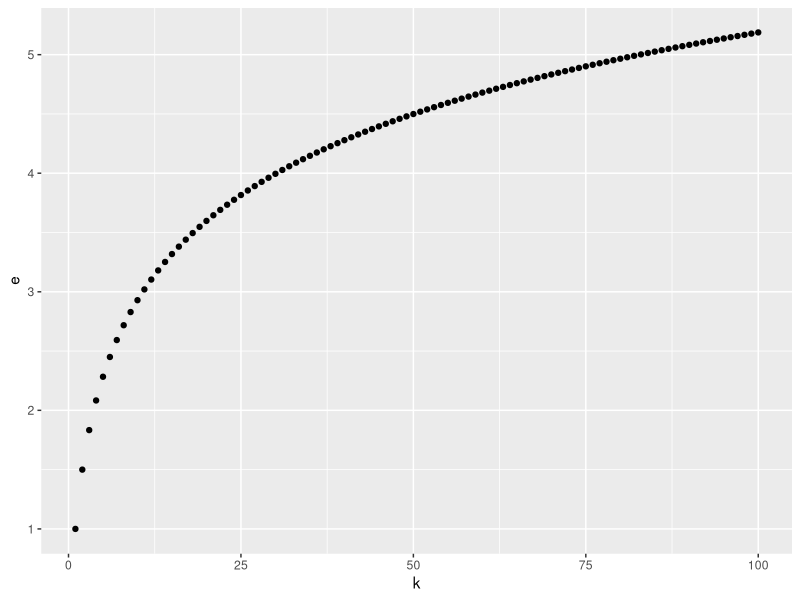

Recreate this plot in R.
## ---- chunk 1
knitr::opts_chunk$set(echo = TRUE)
## ---- chunk 2
end <- 10
trials <- 100000
hop_vec <- integer(trials)

for (i in seq_len(trials)) {
  frog <- 0
  hops <- 0
  while (frog < end) {
    front <- (frog + 1):end
    frog <- front[sample(length(front), size = 1)]
    hops <- hops + 1
  }
  hop_vec[i] <- hops
}

avg <- mean(hop_vec)

head(hop_vec, 100)
## ---- chunk 3
k_mat <- function(k) {
  mat <- matrix(data = numeric((k+1)^2), nrow = k+1,
                dimnames = list(0:k, 0:k))
  for (i in seq_len(k)) {
    mat[i, ] <- c(rep(0, i), rep(1/(k+1-i), k+1-i))
  }
  mat[k+1,k+1] <- 1
  # you can also set this term to be 0
  
  return(mat)
}

library(expm)

k_prob <- function(k) {
  p_k <- numeric(k)
  for (i in 1:k) {
    p_k[i] <- (k_mat(k) %^% i)[1,k+1]
  }
  return(c(p_k[1],diff(p_k)))
  # and then you don't have to do the diff down here, bc you leave after hitting 10
}

e_k <- function(vec) {
  k <- length(vec)
  return(sum(vec * 1:k))
}

e_k(k_prob(10))
## ---- chunk 4
library(ggplot2)
library(dplyr)

max <- 100
by <- 1
frog_e <- data.frame(k = seq(to = max, by = by)) %>%
  mutate(e = sapply(lapply(k, k_prob), e_k))

ggplot(frog_e, aes(x = k, y = e)) + geom_point()
